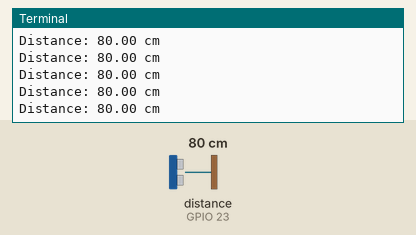
The program below on a simulated Raspberry Pi (BCM pin numbers). Parts: the last lines printed to the terminal. Inputs (shaded band) come from the test bench; at power-on: distance to the obstacle (sensor on GPIO 23) 80 cm. The echo pulse lasts 58.3 µs per cm.

Above: at 1.2 s.
1.3 s: distance to the obstacle (sensor on GPIO 23) set to 2 cm
At 1.59 s:
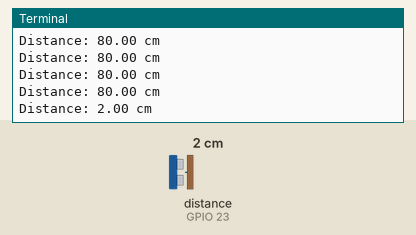
2.8 s: distance to the obstacle (sensor on GPIO 23) set to 4 cm
At 2.89 s:
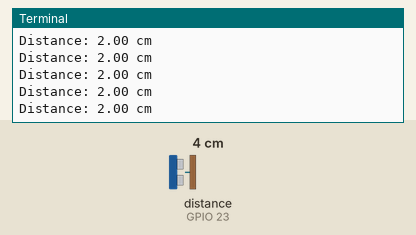
Timing chart, 0 to 5.8 s (numbered marks = the images above; inputs shaded):
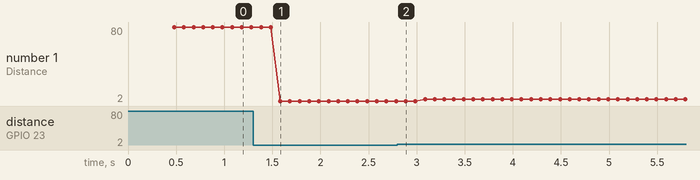

The program:

old.py
```python
from gpiozero import DistanceSensor
from time import sleep

# BCM GPIO numbers, not physical pin numbers
sensor = DistanceSensor(echo=23, trigger=24, max_distance=4)

while True:
    distance_cm = sensor.distance * 100
    print(f"Distance: {distance_cm:.2f} cm")
    sleep(0.1)
```

Measured:
- after the input at 1.3 s, the terminal: prints a new line after 0.28 s (image 1)
- plotted number 1: 80 → 2 after the input at 1.3 s, 2 → 4 after the input at 2.8 s
